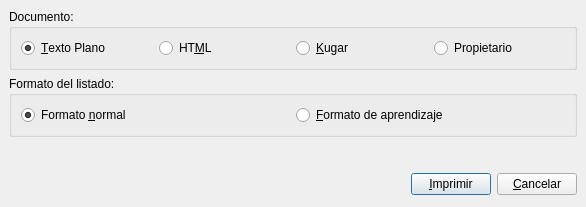
<ui version="4.0" >
 <author></author>
 <comment></comment>
 <exportmacro></exportmacro>
 <class>DiarioPrintBase</class>
 <widget class="QDialog" name="DiarioPrintBase" >
  <property name="geometry" >
   <rect>
    <x>0</x>
    <y>0</y>
    <width>459</width>
    <height>207</height>
   </rect>
  </property>
  <property name="windowTitle" >
   <string>Impresión del Diario</string>
  </property>
  <layout class="QVBoxLayout" >
   <property name="margin" >
    <number>9</number>
   </property>
   <property name="spacing" >
    <number>6</number>
   </property>
   <item>
    <widget class="QGroupBox" name="groupBox_2" >
     <property name="title" >
      <string>Documento:</string>
     </property>
     <layout class="QHBoxLayout" >
      <property name="margin" >
       <number>9</number>
      </property>
      <property name="spacing" >
       <number>6</number>
      </property>
      <item>
       <widget class="QRadioButton" name="radiotexto" >
        <property name="text" >
         <string>&amp;Texto Plano</string>
        </property>
        <property name="checked" >
         <bool>true</bool>
        </property>
       </widget>
      </item>
      <item>
       <widget class="QRadioButton" name="radiohtml" >
        <property name="mouseTracking" >
         <bool>false</bool>
        </property>
        <property name="text" >
         <string>HT&amp;ML</string>
        </property>
        <property name="autoRepeat" >
         <bool>false</bool>
        </property>
       </widget>
      </item>
      <item>
       <widget class="QRadioButton" name="radiokugar" >
        <property name="mouseTracking" >
         <bool>false</bool>
        </property>
        <property name="text" >
         <string>&amp;Kugar</string>
        </property>
        <property name="autoRepeat" >
         <bool>false</bool>
        </property>
       </widget>
      </item>
      <item>
       <widget class="QRadioButton" name="radiopropietario" >
        <property name="mouseTracking" >
         <bool>false</bool>
        </property>
        <property name="text" >
         <string>Propietario</string>
        </property>
        <property name="autoRepeat" >
         <bool>false</bool>
        </property>
       </widget>
      </item>
     </layout>
    </widget>
   </item>
   <item>
    <widget class="QGroupBox" name="groupBox" >
     <property name="title" >
      <string>Formato del listado:</string>
     </property>
     <layout class="QHBoxLayout" >
      <property name="margin" >
       <number>9</number>
      </property>
      <property name="spacing" >
       <number>6</number>
      </property>
      <item>
       <widget class="QRadioButton" name="radionormal" >
        <property name="text" >
         <string>Formato &amp;normal</string>
        </property>
        <property name="checked" >
         <bool>true</bool>
        </property>
       </widget>
      </item>
      <item>
       <widget class="QRadioButton" name="radioaprendizaje" >
        <property name="text" >
         <string>&amp;Formato de aprendizaje</string>
        </property>
       </widget>
      </item>
     </layout>
    </widget>
   </item>
   <item>
    <spacer>
     <property name="orientation" >
      <enum>Qt::Vertical</enum>
     </property>
     <property name="sizeType" >
      <enum>QSizePolicy::Expanding</enum>
     </property>
     <property name="sizeHint" >
      <size>
       <width>568</width>
       <height>16</height>
      </size>
     </property>
    </spacer>
   </item>
   <item>
    <layout class="QHBoxLayout" >
     <property name="margin" >
      <number>0</number>
     </property>
     <property name="spacing" >
      <number>6</number>
     </property>
     <item>
      <spacer>
       <property name="orientation" >
        <enum>Qt::Horizontal</enum>
       </property>
       <property name="sizeType" >
        <enum>QSizePolicy::Expanding</enum>
       </property>
       <property name="sizeHint" >
        <size>
         <width>384</width>
         <height>27</height>
        </size>
       </property>
      </spacer>
     </item>
     <item>
      <widget class="QPushButton" name="pushButton1" >
       <property name="text" >
        <string>&amp;Imprimir</string>
       </property>
       <property name="default" >
        <bool>true</bool>
       </property>
      </widget>
     </item>
     <item>
      <widget class="QPushButton" name="pushButton2" >
       <property name="text" >
        <string>&amp;Cancelar</string>
       </property>
      </widget>
     </item>
    </layout>
   </item>
  </layout>
 </widget>
 <layoutdefault spacing="6" margin="11" />
 <pixmapfunction></pixmapfunction>
 <resources/>
 <connections>
  <connection>
   <sender>pushButton2</sender>
   <signal>clicked()</signal>
   <receiver>DiarioPrintBase</receiver>
   <slot>close()</slot>
   <hints>
    <hint type="sourcelabel" >
     <x>441</x>
     <y>235</y>
    </hint>
    <hint type="destinationlabel" >
     <x>419</x>
     <y>183</y>
    </hint>
   </hints>
  </connection>
  <connection>
   <sender>pushButton1</sender>
   <signal>clicked()</signal>
   <receiver>DiarioPrintBase</receiver>
   <slot>accept()</slot>
   <hints>
    <hint type="sourcelabel" >
     <x>535</x>
     <y>239</y>
    </hint>
    <hint type="destinationlabel" >
     <x>524</x>
     <y>190</y>
    </hint>
   </hints>
  </connection>
 </connections>
</ui>
